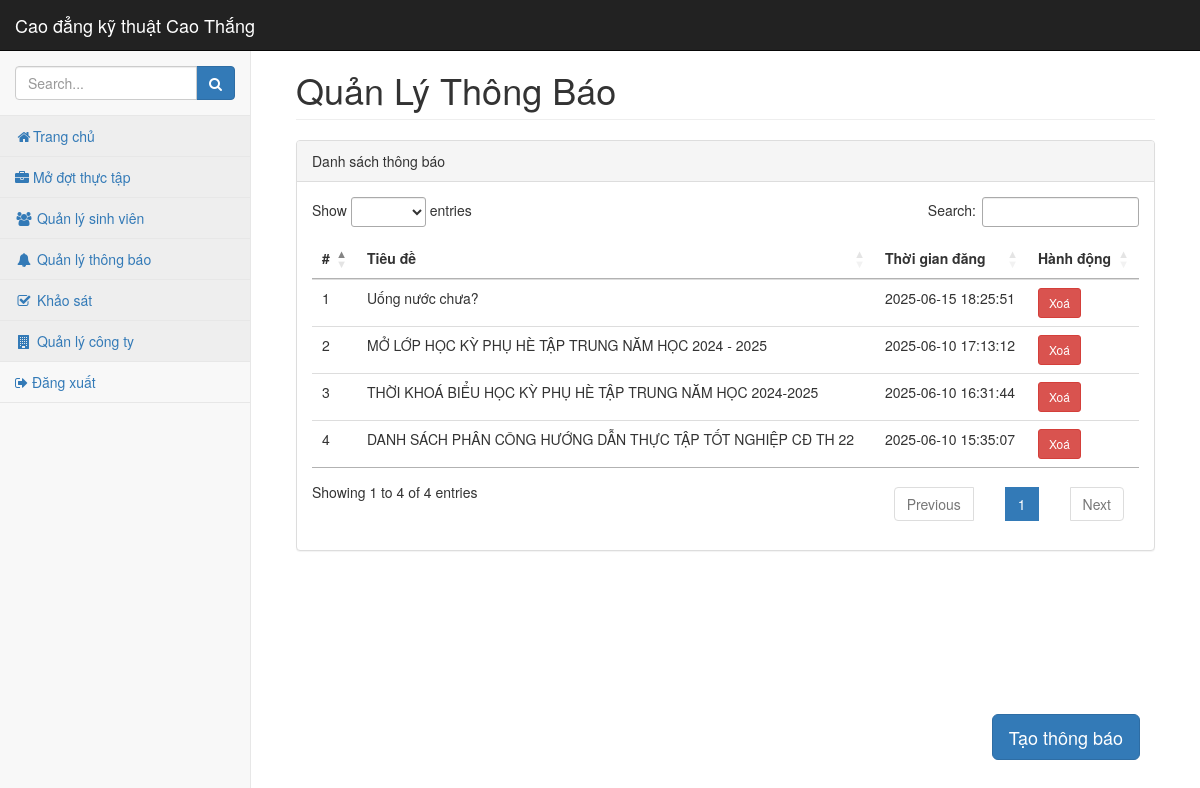
The app's page /pages/canbo/quanlythongbao.php with its own data.
### tables this page shows
CREATE TABLE ThongBao (
    ID INT AUTO_INCREMENT PRIMARY KEY,
    TieuDe NVARCHAR(250),
    NoiDung TEXT,
    NgayDang DATETIME,
    ID_TaiKhoan INT,
    TrangThai TINYINT,
    FOREIGN KEY (ID_TaiKhoan) REFERENCES TaiKhoan(ID_TaiKhoan)
);

### pages/canbo/quanlythongbao.php (the view, shortened to what this page needs)
<?php
require_once $_SERVER['DOCUMENT_ROOT'] . "/datn/template/config.php";
$order = "DESC";
$stmt = $conn->prepare("SELECT ID, TIEUDE, NOIDUNG, NGAYDANG FROM THONGBAO WHERE TRANGTHAI=1 ORDER BY NGAYDANG $order");
$stmt->execute();
$thongbaos = $stmt->fetchAll(PDO::FETCH_ASSOC);
?>
<!DOCTYPE html>
<html lang="vi">
<head>
  <?php
  require_once $_SERVER['DOCUMENT_ROOT'] . "/datn/template/head.php";
  ?>
</head>
<body>
  <div id="wrapper">
    <?php
    require_once $_SERVER['DOCUMENT_ROOT'] . "/datn/template/slidebar_CanBo.php";
    ?>
    <div id="page-wrapper">
      <div class="container-fluid">
        <div class="row">
          <div class="col-lg-12">
            <h1 class="page-header">Quản Lý Thông Báo</h1>
          </div>
        </div>
        <div class="row">
          <div class="col-lg-12">
            <div class="panel panel-default">
              <div class="panel-heading">
                Danh sách thông báo
              </div>
              <div class="panel-body">
                <div class="table-responsive">
                  <table class="table" id="TableDotTT">
                    <thead>
                      <tr>
                        <th>#</th>
                        <th>Tiêu đề</th>
                        <th>Thời gian đăng</th>
                        <th>Hành động</th>
                      </tr>
                    </thead>
                    <tbody>
                      <?php $i = 1;
                      foreach ($thongbaos as $thongbao): ?>
                        <?php $link = 'pages/canbo/chitietthongbao?id=' . urlencode($thongbao['ID']); ?>
                        <tr>
                          <td onclick="window.location='<?= $link ?>';" style="cursor: pointer;"><?= $i++ ?></td>
                          <td onclick="window.location='<?= $link ?>';" style="cursor: pointer;">
                            <?= htmlspecialchars($thongbao['TIEUDE']) ?>
                          </td>
                          <td onclick="window.location='<?= $link ?>';" style="cursor: pointer;">
                            <?= htmlspecialchars($thongbao['NGAYDANG']) ?>
                          </td>
                          <td>
                            <form method="post" onsubmit="return confirm('Bạn có chắc chắn muốn xóa thông báo này?');">
                              <button type="submit" class="btn btn-danger btn-sm">Xoá</button>
                            </form>
                          </td>
                        </tr>
                      <?php endforeach; ?>
                    </tbody>
                  </table>
                </div>
              </div>
            </div>
          </div>
        </div>
        <div style="position: fixed; bottom: 5%; right: 5%;">
          <a href="pages/canbo/taothongbao" class="fixed-button btn btn-primary btn-lg">
            Tạo thông báo
          </a>
        </div>
      </div>
    </div>
  </div>
</body>
</html>

### template/head.php (shortened to what this page needs)
<link href="access/css/bootstrap.min.css" rel="stylesheet">
<link href="access/css/startmin.css" rel="stylesheet">
<link href="access/css/font-awesome.min.css" rel="stylesheet">
<link href="access/css/dataTables/dataTables.bootstrap.css" rel="stylesheet">
<link rel="stylesheet" href="https://cdn.datatables.net/1.13.6/css/jquery.dataTables.min.css">

### template/slidebar_CanBo.php
<nav class="navbar navbar-inverse navbar-fixed-top" role="navigation">
            <div class="navbar-header">
                <a class="navbar-brand" href="index.html">Cao đẳng kỹ thuật Cao Thắng</a>
            </div>
            <aside class="sidebar navbar-default" role="navigation">
                <div class="sidebar-nav navbar-collapse">
                    <ul class="nav" id="side-menu">
                        <li class="sidebar-search">
                            <div class="input-group custom-search-form">
                                <input type="text" class="form-control" placeholder="Search...">
                                <span class="input-group-btn">
                                    <button class="btn btn-primary" type="button">
                                        <i class="fa fa-search"></i>
                                    </button>
                                </span>
                            </div>
                        </li>
                        <li>
                            <a href="pages/canbo/trangchu" class="active"><i class="fa fa-home fa-fw"></i>Trang chủ</a>
                        </li>
                        <li>
                            <a href="pages/canbo/modotthuctap" class="active"><i class="fa fa-briefcase"></i> Mở đợt thực tập</a>
                        </li>
                        <li>
                            <a href="pages/canbo/quanlydanhsachsinhvien" class="active"><i class="fa fa-users fa-fw"></i> Quản lý sinh viên</a>
                        </li>
                        <li>
                            <a href="pages/canbo/quanlythongbao" class="active"><i class="fa fa-bell fa-fw"></i> Quản lý thông báo</a>
                        </li>
                        <li>
                            <a href="pages/canbo/khaosat" class="active"><i class="fa fa-check-square-o fa-fw"></i> Khảo sát</a>
                        </li>
                        <li>
                            <a href="pages/canbo/quanlycongty" class="active"><i class="fa fa-building fa-fw"></i> Quản lý công ty</a>
                        </li>
                        <li><a href="/datn/logout"><i class="fa fa-sign-out"></i> Đăng xuất</a></li>
                    </ul>
                </div>
            </aside>
        </nav>

### access/css/startmin.css (style rules this page uses)
body { background-color: #f8f8f8; }
#wrapper { width: 100%; }
#page-wrapper { padding-top: 30px; min-height: 568px; background-color: #fff; }
@media (min-width:768px) { #page-wrapper { position: inherit; margin-left: 250px; padding: 30px 15px 0 15px; border-left: 1px solid #e7e7e7; } }
.navbar-header { float: left; }
.sidebar .sidebar-nav.navbar-collapse { padding-right: 0; padding-left: 0; }
.sidebar .sidebar-search { padding: 15px; }
.sidebar ul li { border-bottom: 1px solid #e7e7e7; }
.sidebar ul li a.active { background-color: #eee; }
@media (min-width:768px) { .sidebar { z-index: 1; position: absolute; width: 250px; margin-top: 51px; } }
table.dataTable thead .sorting, table.dataTable thead .sorting_asc, table.dataTable thead .sorting_desc, table.dataTable thead .sorting_asc_disabled, table.dataTable thead .sorting_desc_disabled { background: 0 0; }
table.dataTable thead .sorting_asc:after { content: "\f0de"; float: right; font-family: fontawesome; }
table.dataTable thead .sorting:after { content: "\f0dc"; float: right; font-family: fontawesome; color: rgba(50,50,50,.5); }

### template/head.php (style rules this page uses)
#page-wrapper { padding: 30px; min-height: 100vh; box-sizing: border-box; max-height: 100%; }

### records on screen
thongbao: TieuDe "Uống nước chưa?", NgayDang "2025-06-15 18:25:51"
thongbao: TieuDe "MỞ LỚP HỌC KỲ PHỤ HÈ TẬP TRUNG NĂM HỌC 2024 - 2025", NgayDang "2025-06-10 17:13:12"
thongbao: TieuDe "THỜI KHOÁ BIỂU HỌC KỲ PHỤ HÈ TẬP TRUNG NĂM HỌC 2024-2025", NgayDang "2025-06-10 16:31:44"
thongbao: TieuDe "DANH SÁCH PHÂN CÔNG HƯỚNG DẪN THỰC TẬP TỐT NGHIỆP CĐ TH 22", NgayDang "2025-06-10 15:35:07"
